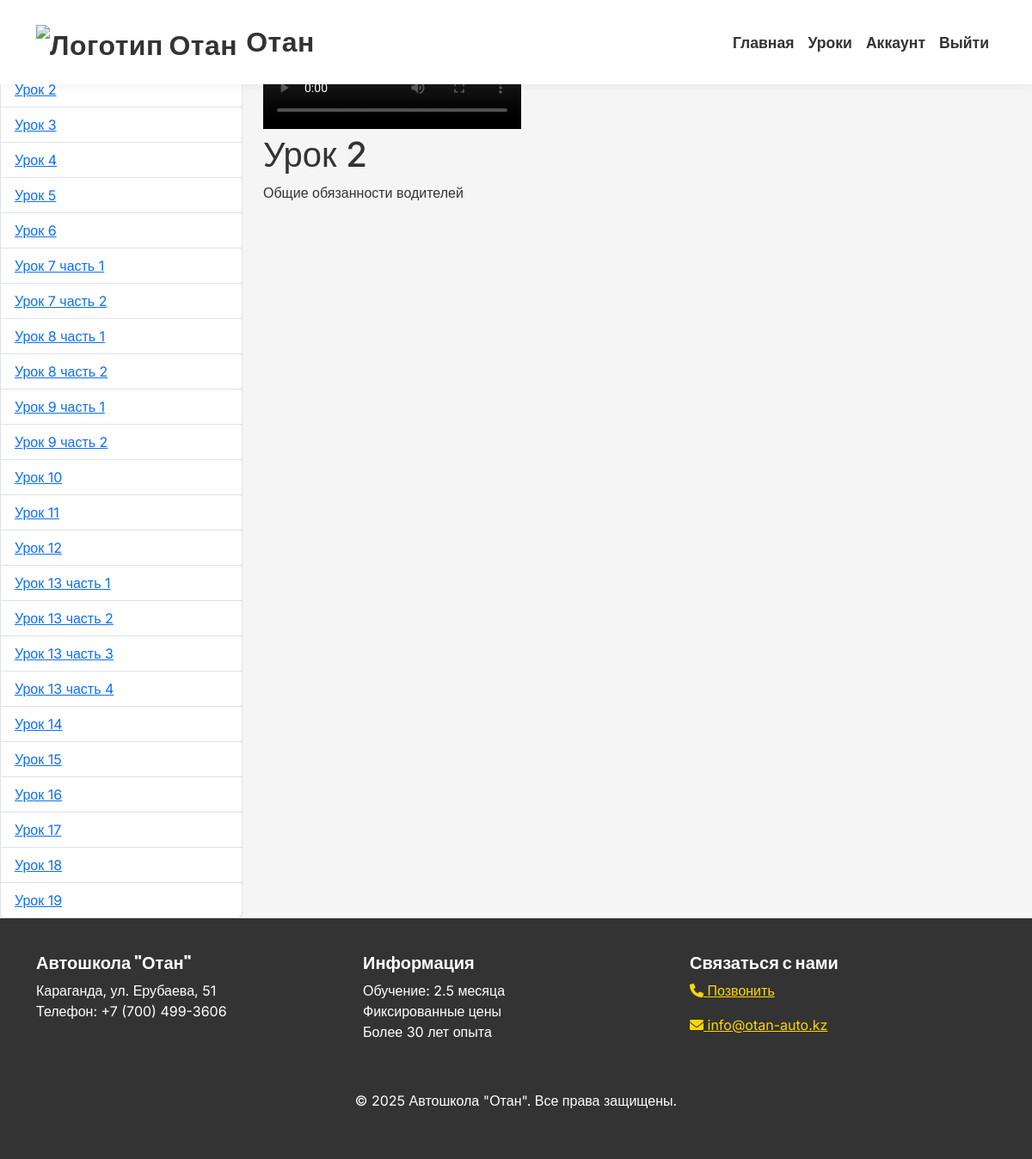
The app's page /lessons/2/ (signed in) with its own data.
### lessons/models.py (models this page shows, shortened)
class Lesson(models.Model):
    title = models.CharField(max_length=200)
    description = models.TextField()
    video_file = models.FileField(upload_to='videos/', null=True, blank=True)

### accounts/decorators.py (the view)
    def wrapper(request, *args, **kwargs):
        if request.user.is_authenticated and request.user.profile.days_since_registration >= 76:
            return redirect(reverse('account'))
        return view_func(request, *args, **kwargs)

### accounts/models.py (called while the page is built)
    @classmethod
    def get_last_update(cls):
        obj, created = cls.objects.get_or_create(id=1, defaults={'last_update_date': timezone.now()})
        return obj

### lessons/views.py (called while the page is built)
@login_required
@not_blocked
def lesson_detail(request, lesson_id):
    lesson = get_object_or_404(Lesson, id=lesson_id)
    lessons = Lesson.objects.all()
    return render(request, 'lessons/lesson_detail.html', {'lesson': lesson, 'lessons': lessons})

### templates/lessons/lesson_detail.html (shortened to what this page needs)
{% extends 'base.html' %}
{% block content %}
<div class="row">
    <div class="col-md-3">
        <h3>Уроки</h3>
        <ul class="list-group">
            {% for lesson in lessons %}
            <li class="list-group-item {% if lesson.id == lesson_detail.id %}active{% endif %}">
                <a href="{% url 'lesson_detail' lesson.id %}">{{ lesson.title }}</a>
            </li>
            {% endfor %}
        </ul>
    </div>
    <div class="col-md-9">
        <h1>{{ lesson.title }}</h1>
        <p>{{ lesson.description }}</p>
    </div>
</div>
{% endblock %}

### templates/base.html (style rules this page uses)
:root { --white: #FFFFFF; --dark-gray: #333333; --yellow: #FFD700; --light-gray: #F5F5F5; }
body { font-family: 'Inter', sans-serif; background-color: var(--light-gray); color: var(--dark-gray); margin: 0; min-height: 100vh; display: flex; flex-direction: column; }

### records on screen
Lesson: title "Урок 2", description "Общие обязанности водителей"
Lesson: title "Урок 3"
Lesson: title "Урок 4"
Lesson: title "Урок 5"
Lesson: title "Урок 6"
Lesson: title "Урок 7 часть 1"
Lesson: title "Урок 7 часть 2"
Lesson: title "Урок 8 часть 1"
Lesson: title "Урок 8 часть 2"
Lesson: title "Урок 9 часть 1"
Lesson: title "Урок 9 часть 2"
Lesson: title "Урок 10"
Lesson: title "Урок 11"
Lesson: title "Урок 12"
Lesson: title "Урок 13 часть 1"
Lesson: title "Урок 13 часть 2"
Lesson: title "Урок 13 часть 3"
Lesson: title "Урок 13 часть 4"
Lesson: title "Урок 14"
Lesson: title "Урок 15"
Lesson: title "Урок 16"
Lesson: title "Урок 17"
Lesson: title "Урок 18"
Lesson: title "Урок 19"
